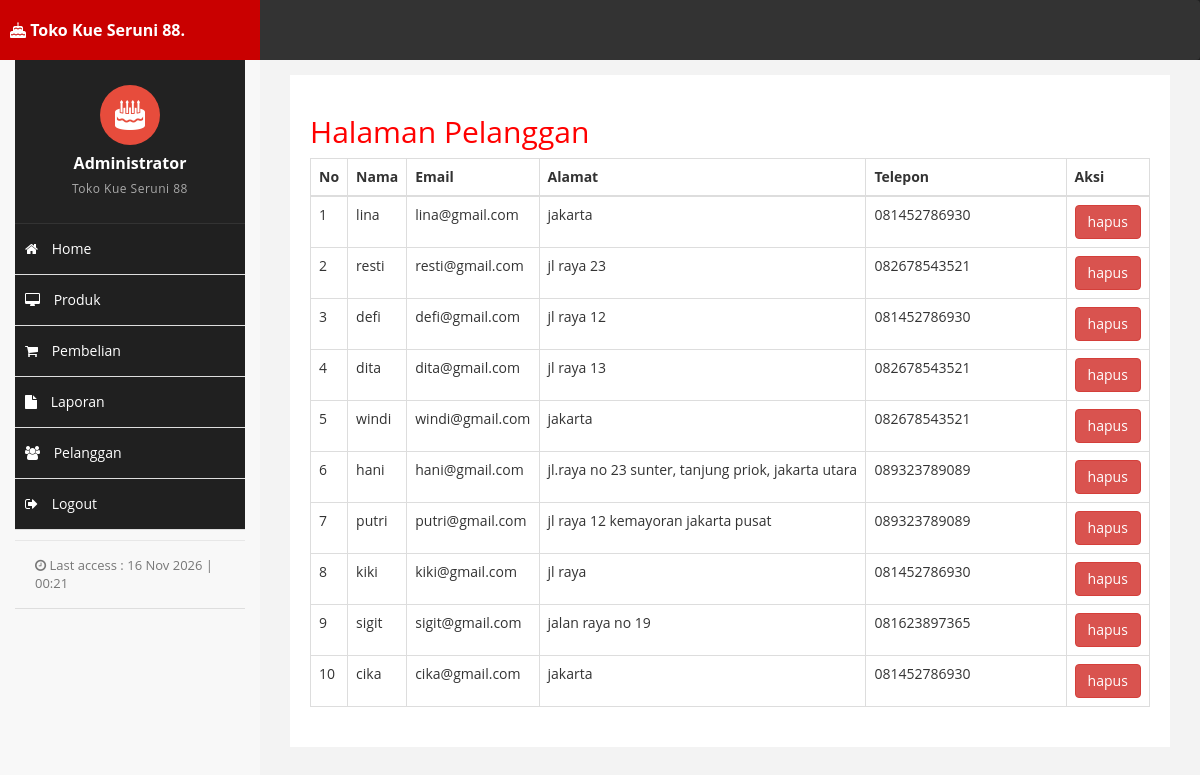
Page /admin/index.php?halaman=pelanggan (signed in) on the committed database.
### tables this page shows
CREATE TABLE `pelanggan` (
  `id_pelanggan` int(11) NOT NULL,
  `email_pelanggan` varchar(50) NOT NULL,
  `password_pelanggan` varchar(50) NOT NULL,
  `nama_pelanggan` varchar(50) NOT NULL,
  `telepon_pelanggan` varchar(50) NOT NULL,
  `alamat_pelanggan` text NOT NULL
);

### admin/pelanggan.php (the view)
<h2>Halaman Pelanggan</h2>
<div class="table-responsive">
    <table class="table table-bordered">
        <thead>
            <tr>
                <th>No</th>
                <th>Nama</th>
                <th>Email</th>
                <th>Alamat</th>
                <th>Telepon</th>
                <th>Aksi</th>
            </tr>
        </thead>
        <tbody>
            <?php $nomor=1; ?>
            <?php $ambil=$koneksi->query("SELECT * FROM pelanggan"); ?>
            <?php while($pecah =$ambil->fetch_assoc()){ ?>
            <tr>
                <td><?php echo $nomor; ?></td>
                <td><?php echo $pecah['nama_pelanggan']; ?></td>
                <td><?php echo $pecah['email_pelanggan']; ?></td>
                <td><?php echo $pecah['alamat_pelanggan']; ?></td>
                <td><?php echo $pecah['telepon_pelanggan']; ?></td>
                <td>
                    <a href="index.php?halaman=hapuspelanggan&id=<?php echo $pecah['id_pelanggan']; ?>" class="btn btn-danger">hapus</a>
                </td>
            </tr>
            <?php $nomor++; ?>
            <?php } ?>
        </tbody>
    </table>
</div>

### admin/assets/css/custom.css (style rules this page uses)
html, body { height: 100%; overflow: hidden; font-family: "Open Sans", sans-serif; margin: 0; padding: 0; scroll-behavior: smooth; }
h2 { color: #f00; }
.table td, .table th { white-space: normal; }
.table td:nth-child(5), .table th:nth-child(5) { min-width: 200px; }

### rows in the picture
pelanggan: nama_pelanggan "lina", email_pelanggan "lina@gmail.com", alamat_pelanggan "jakarta", telepon_pelanggan "081452786930"
pelanggan: nama_pelanggan "resti", email_pelanggan "resti@gmail.com", alamat_pelanggan "jl raya 23", telepon_pelanggan "082678543521"
pelanggan: nama_pelanggan "defi", email_pelanggan "defi@gmail.com", alamat_pelanggan "jl raya 12", telepon_pelanggan "081452786930"
pelanggan: nama_pelanggan "dita", email_pelanggan "dita@gmail.com", alamat_pelanggan "jl raya 13", telepon_pelanggan "082678543521"
pelanggan: nama_pelanggan "windi", email_pelanggan "windi@gmail.com", alamat_pelanggan "jakarta", telepon_pelanggan "082678543521"
pelanggan: nama_pelanggan "hani", email_pelanggan "hani@gmail.com", alamat_pelanggan "jl.raya no 23 sunter, tanjung priok, jakarta utara", telepon_pelanggan "089323789089"
pelanggan: nama_pelanggan "putri", email_pelanggan "putri@gmail.com", alamat_pelanggan "jl raya 12 kemayoran jakarta pusat", telepon_pelanggan "089323789089"
pelanggan: nama_pelanggan "kiki", email_pelanggan "kiki@gmail.com", alamat_pelanggan "jl raya", telepon_pelanggan "081452786930"
pelanggan: nama_pelanggan "sigit", email_pelanggan "sigit@gmail.com", alamat_pelanggan "jalan raya no 19", telepon_pelanggan "081623897365"
pelanggan: nama_pelanggan "cika", email_pelanggan "cika@gmail.com", alamat_pelanggan "jakarta", telepon_pelanggan "081452786930"
